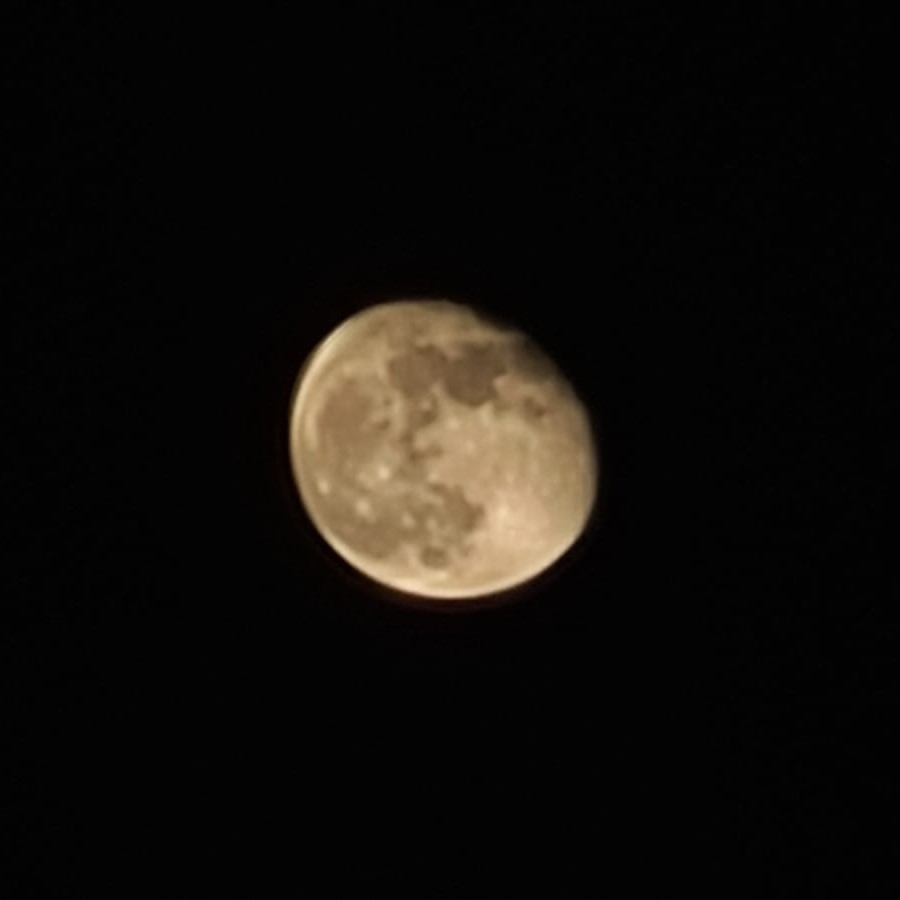
#> input picture Assignment 3/img.jpeg, 900 x 900 px
$ jupyter execute Assignment3_2.0.ipynb
#> lines starting #> are read from the running program, lines starting #| are printed output that depends on the picture
[cell 1]
import numpy as np
import matplotlib.pyplot as plt
from scipy import signal
import tqdm

[cell 2]
A = np.genfromtxt("blurred_img_psf.csv", delimiter=',')
img = A[0:255,0:255]
psf = A[0:255,256:511]

[cell 3]
def RLconv(img, PSF, iters):
#> called with iters = 400
    temp_img = img+0j
    F_PSF = np.fft.fftshift(np.fft.fft2(np.fft.ifftshift(PSF)))
    F_PSF_hat = np.fft.fftshift(np.fft.fft2(np.fft.ifftshift(PSF[::-1,::-1])))
    for i in tqdm.tqdm(range(iters)):
        F_denm = F_PSF*np.fft.fftshift(np.fft.fft2(np.fft.ifftshift(temp_img)))
        A = img/np.fft.fftshift(np.fft.ifft2(np.fft.ifftshift(F_denm)))
        F_B = np.fft.fftshift(np.fft.fft2(np.fft.ifftshift(A)))*F_PSF_hat
        B = np.fft.fftshift(np.fft.ifft2(np.fft.ifftshift(F_B)))
        temp_img *= B
    return np.abs(temp_img)

[cell 4]
def cost_function(g_out, g, alpha):
    term_1 = (np.linalg.norm(g_out - g, 'fro'))**2
    gy, gx = np.gradient(g)
    total_variation = np.sum(np.sqrt(gx**2 + gy**2))
    term_2 = alpha * total_variation
    return term_1 + term_2

[cell 5]
def cost_functional_gradient(g_out, g, alpha, epsilon):
    gy, gx = np.gradient(g)
    temp = np.sqrt(gx**2 + gy**2 + epsilon**2)
    TV_grad = -alpha*(np.gradient(gx/temp)[1] + np.gradient(gy/temp)[0])
    return 2*(g - g_out) + TV_grad

[cell 6]
def TV_denoising(g_out, alpha, initial_guess, initial_step=1, epsilon = 1e-6, next_step = lambda x: 0.5*x, threshold = 5e-7):
    g = initial_guess
    tau = initial_step
    while True:
        func_grad = cost_functional_gradient(g_out, g, alpha, epsilon)
        norm_func_grad = np.linalg.norm(func_grad, 'fro')
        if ((tau*norm_func_grad) < (threshold*np.linalg.norm(g, 'fro'))):
            break
        else:
            g_try = g - tau*func_grad
            Cost_g = cost_function(g_out, g, alpha)
            Cost_try = cost_function(g_out, g_try, alpha)
            if (Cost_try < Cost_g):
                g = g_try
            else:
                tau = next_step(tau)
    return np.abs(g)

[cell 7]
img_new = RLconv(img, psf, 400)
# img_new1 = RLconv2(img,psf, 500)

[cell 8]
im, ax = plt.subplots(1, 2, figsize= (10,50))
ax[0].imshow(img, cmap='gray')
# ax[0].set_title('Original Image')
ax[1].imshow(img_new, cmap='gray')
# ax[1].set_title('Iterated Image')
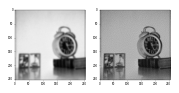
#> figure drawn by matplotlib, 2 panels

[cell 9]
y_denoised = TV_denoising(img_new, 2000, np.random.randint(0, 255, img_new.shape))

[cell 10]
im, ax = plt.subplots(1, 2, figsize= (10,50))
ax[0].imshow(img, cmap='gray')
ax[0].set_title('Original Image')
ax[1].imshow(y_denoised, cmap='gray')
ax[1].set_title('Deblurred and Reconstructed Image')
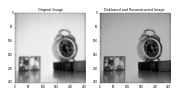
#> figure drawn by matplotlib, 2 panels

[cell 11]
from PIL import Image

[cell 12]
input = 'img.jpeg'
img = Image.open(input)
#> img is the input picture: PIL image 900x900 RGB; mean R, G, B 17.3, 14.5, 11.1
img = img.convert('L')
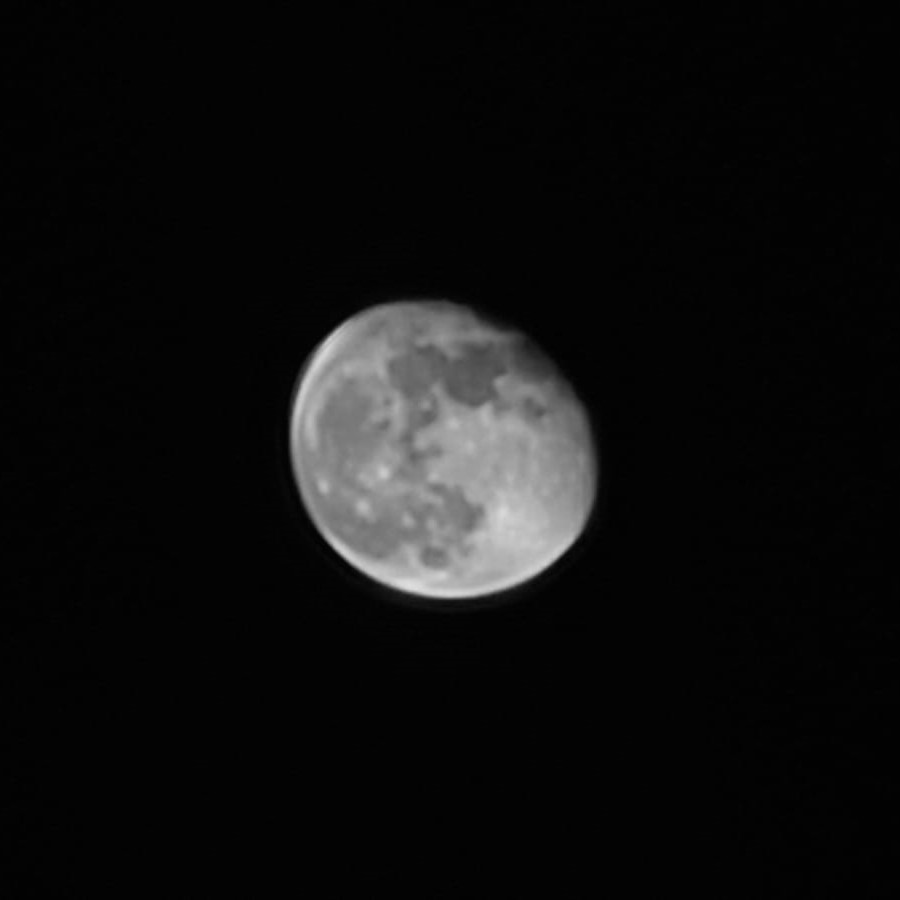
#> img: PIL image 900x900 L; min 0, max 224, mean 15
img = img.resize((200,200))
#> img: PIL image 200x200 L
img_arr = np.asarray(img)

[cell 13]
y_img_denoised = TV_denoising(img_arr, 5, np.random.randint(0, 255, img_arr.shape))
#> call 2 of TV_denoising, with alpha = 5, initial_step = 1, epsilon = 1e-06, threshold = 5e-07
#> in TV_denoising (call 2), `g = initial_guess`:
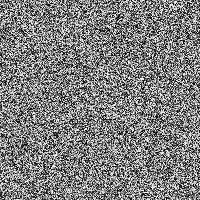
#> g: shape (200, 200) int64; min 0, max 254, mean 127.1
#> the loop in TV_denoising (call 2), `while True:` made 558 passes
#> (norm_func_grad, Cost_g, Cost_try) on passes 1 to 9: (56380.2, 794742405.6, 823359311.4), (56380.2, 794742405.6, 1093648.4), (2125.9, 1093648.4, 1184510.5), (2125.9, 1093648.4, 368051.6), (1208, 368051.6, 586250), (1208, 368051.6, 378135.7), (1208, 368051.6, 318518), (1006.2, 318518, 315582.5), (1150, 315582.5, 324967.1)
#> (norm_func_grad, Cost_g, Cost_try) on passes 61 to 66: (1147, 279198.7, 279150.6), (1147.9, 279150.6, 279152.6), (1147.9, 279150.6, 275648.6), (494.1, 275648.6, 275598.2), (580.8, 275598.2, 275763.2), (580.8, 275598.2, 275302.4)
#> pass 1, in cost_functional_gradient (call 522), `gy, gx = np.gradient(g)`:
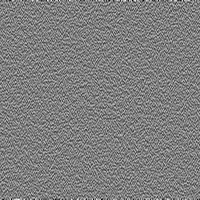
#> gy: shape (200, 200) float64; min -238, max 240, mean 0; drawn with min black and max white
#> pass 1, in cost_functional_gradient (call 522), `gy, gx = np.gradient(g)`:
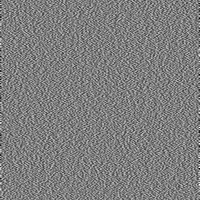
#> gx: shape (200, 200) float64; min -244, max 247, mean -0.1; drawn with min black and max white
#> pass 1, in cost_functional_gradient (call 522), `temp = np.sqrt(gx**2 + gy**2 + epsilon**2)`:
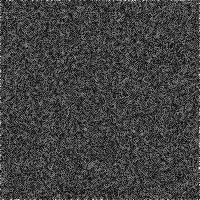
#> temp: shape (200, 200) float64; min 1e-06, max 261.8, mean 67.3; drawn with min black and max white
#> pass 1, in cost_functional_gradient (call 522), `TV_grad = -alpha*(np.gradient(gx/temp)[1] + np.gradient(gy/temp)[0])`:
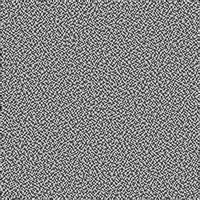
#> TV_grad: shape (200, 200) float64; min -12.6, max 11.66, mean -0.00346; drawn with min black and max white
#> after the loop in TV_denoising (call 2), `while True:`:
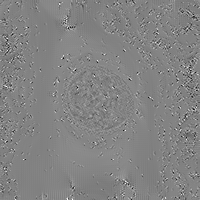
#> func_grad: shape (200, 200) float64; min -5.18, max 4.88, mean -0.00303; drawn with min black and max white
